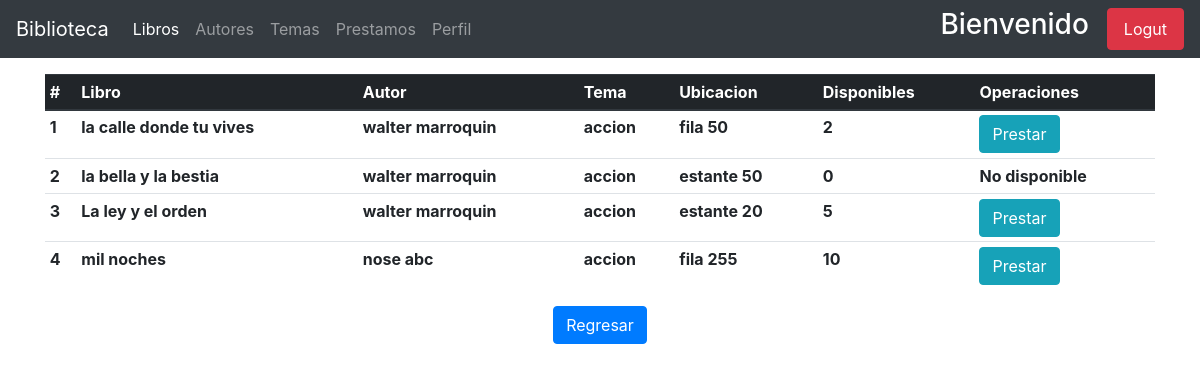
The app's page /temas/libros-temas1/ with its own data.
### apps/libros/models.py (models this page shows, shortened)
class Libros(models.Model):
    titulo = models.CharField(_('titulo'), max_length=150)
    biblioteca = models.ForeignKey(Biblioteca, on_delete=models.PROTECT, null=True)
    autor = models.ForeignKey(Author, on_delete=models.PROTECT)
    tema = models.ForeignKey(Temas, on_delete=models.PROTECT)
    ubicacion = models.CharField(_('ubicacion'), max_length=200)
    disponibles = models.PositiveIntegerField(_('libros disponibles'), validators=[limit], default=1, )
    fecha_registro = models.DateField(_('Fecha de ingreso'), default=datetime.now())
    class Meta:
        ordering = ['id']
        verbose_name_plural = 'Libros'

### apps/autores/models.py (models this page shows, shortened)
class Author(models.Model):
    nombre = models.CharField(_('nombre'), max_length=150)
    apellido = models.CharField(_('apellido'), max_length=150)
    nacionalidad = models.ForeignKey(Pais, on_delete=models.CASCADE)
    genero = models.BooleanField(_('genero'), default=True, choices=[
        (True, 'masculino'),
        (False, 'femenino')
    ])
    nacimiento = models.DateField(_('fecha de nacimiento'))
    fallecimiento = models.DateField(_('fecha de fallecimiento'),null=True, blank=True)
    fecha_registro = models.DateField(_('fecha de registro'), default=datetime.now())
    def __str__(self):
        return f'{self.nombre} {self.apellido}'

### apps/temas/models.py (models this page shows)
class Temas(models.Model):
    tema = models.CharField(_('tema'), max_length=200)
    fecha_ingreso = models.DateField(_('fecha_ingreso'), default=now())
    class Meta:
        verbose_name_plural = 'Temas'
    def __str__(self):
        return self.tema

### apps/temas/views.py (the view)
# urls.py: path('libros-temas<int:pk>/', views.libro_tema, name='libro-tema')
def libro_tema(request, pk):
    books = Libros.objects.filter(tema__id=pk)
    context = {'Libros': books}
    return render(request, 'temas/libros_de_temas.html', context)

### apps/temas/templates/temas/libros_de_temas.html (shortened to what this page needs)
{% extends 'base.html' %}
{% block navbar_items %}
    <li class="nav-item active">
        <a class="nav-link" href="{% url 'book:user_index' %}">Libros <span class="sr-only">(current)</span></a>
    </li>
    <li class="nav-item ">
        <a class="nav-link" href="{% url 'autor:autores-user' %}">Autores </a>
    </li>
    <li class="nav-item ">
        <a class="nav-link" href="{% url 'temas:temas-user' %}">Temas </a>
    </li>
    <li class="nav-item">
        <a class="nav-link" href="{% url 'prestamos:prestamos-list' %}">Prestamos</a>
    </li>
    <li class="nav-item ">
        <a class="nav-link" href="{% url 'usuarios:user-edit' request.user.id %}">Perfil </a>
    </li>
{% endblock %}
{% block content %}
    <div class="container mt-3">
        <div class="table-responsive">
        <table class="table table-hover table-sm" id="table-controller">
            <thead class="thead-dark">
                <tr>
                    <th scope="col" > #  </th>
                    <th scope="col" > Libro </th>
                    <th scope="col" > Autor </th>
                    <th scope="col" > Tema </th>
                    <th scope="col" > Ubicacion </th>
                    <th scope="col" > Disponibles </th>
                    <th scope="col" > Operaciones </th>
                </tr>
            </thead>
            <tbody>
                {% for book in Libros %}
                    <tr>
                        <th scope="col"> {{ forloop.counter }} </th>
                        <th> {{ book.titulo }} </th>
                        <th> {{ book.autor }} </th>
                        <th> {{ book.tema }} </th>
                        <th> {{ book.ubicacion }} </th>
                        <th> {{ book.disponibles }} </th>
                        {% if book.disponibles > 0 %}
                        <th> <a href="{% url 'prestamos:pre-prestamo' book.id %}" class="btn btn-info"> Prestar </a> </th>
                        </tr>
                        {% else %}
                        <th> No disponible </th>
                        </tr>
                        {% endif %}
                {% endfor %}
            </tbody>
        </table>
    </div>
    <center>
        <a href="{% url 'temas:temas-user' %}" class="btn btn-primary"> Regresar </a>
    </center>
    </div>
{% endblock %}

### records on screen
Libros: titulo "la calle donde tu vives", autor "walter marroquin", tema "accion", ubicacion "fila 50", disponibles "2", shows "Prestar"
Libros: titulo "la bella y la bestia", autor "walter marroquin", tema "accion", ubicacion "estante 50", disponibles "0", shows "No disponible"
Libros: titulo "La ley y el orden", autor "walter marroquin", tema "accion", ubicacion "estante 20", disponibles "5", shows "Prestar"
Libros: titulo "mil noches", autor "nose abc", tema "accion", ubicacion "fila 255", disponibles "10", shows "Prestar"
